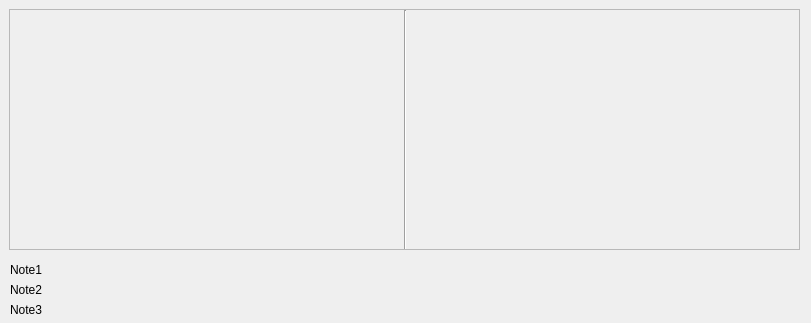
<?xml version="1.0" encoding="UTF-8"?>
<ui version="4.0">
 <class>Weld_Details</class>
 <widget class="QDialog" name="Weld_Details">
  <property name="geometry">
   <rect>
    <x>0</x>
    <y>0</y>
    <width>811</width>
    <height>323</height>
   </rect>
  </property>
  <property name="windowTitle">
   <string>Typical Butt Weld Details</string>
  </property>
  <widget class="QScrollArea" name="scrollArea">
   <property name="geometry">
    <rect>
     <x>9</x>
     <y>9</y>
     <width>791</width>
     <height>241</height>
    </rect>
   </property>
   <property name="widgetResizable">
    <bool>true</bool>
   </property>
   <widget class="QWidget" name="scrollAreaWidgetContents">
    <property name="geometry">
     <rect>
      <x>0</x>
      <y>0</y>
      <width>789</width>
      <height>239</height>
     </rect>
    </property>
    <widget class="QLabel" name="label_picture_1">
     <property name="geometry">
      <rect>
       <x>0</x>
       <y>0</y>
       <width>391</width>
       <height>241</height>
      </rect>
     </property>
     <property name="text">
      <string/>
     </property>
    </widget>
    <widget class="QLabel" name="label_picture_2">
     <property name="geometry">
      <rect>
       <x>400</x>
       <y>0</y>
       <width>391</width>
       <height>241</height>
      </rect>
     </property>
     <property name="text">
      <string/>
     </property>
    </widget>
    <widget class="Line" name="line">
     <property name="geometry">
      <rect>
       <x>380</x>
       <y>0</y>
       <width>31</width>
       <height>241</height>
      </rect>
     </property>
     <property name="orientation">
      <enum>Qt::Vertical</enum>
     </property>
    </widget>
   </widget>
  </widget>
  <widget class="QLabel" name="label_note_1">
   <property name="geometry">
    <rect>
     <x>10</x>
     <y>260</y>
     <width>791</width>
     <height>20</height>
    </rect>
   </property>
   <property name="text">
    <string>Note1</string>
   </property>
  </widget>
  <widget class="QLabel" name="label_note_2">
   <property name="geometry">
    <rect>
     <x>10</x>
     <y>280</y>
     <width>791</width>
     <height>20</height>
    </rect>
   </property>
   <property name="text">
    <string>Note2</string>
   </property>
  </widget>
  <widget class="QLabel" name="label_note_3">
   <property name="geometry">
    <rect>
     <x>10</x>
     <y>300</y>
     <width>791</width>
     <height>20</height>
    </rect>
   </property>
   <property name="text">
    <string>Note3</string>
   </property>
  </widget>
 </widget>
 <resources/>
 <connections/>
</ui>
